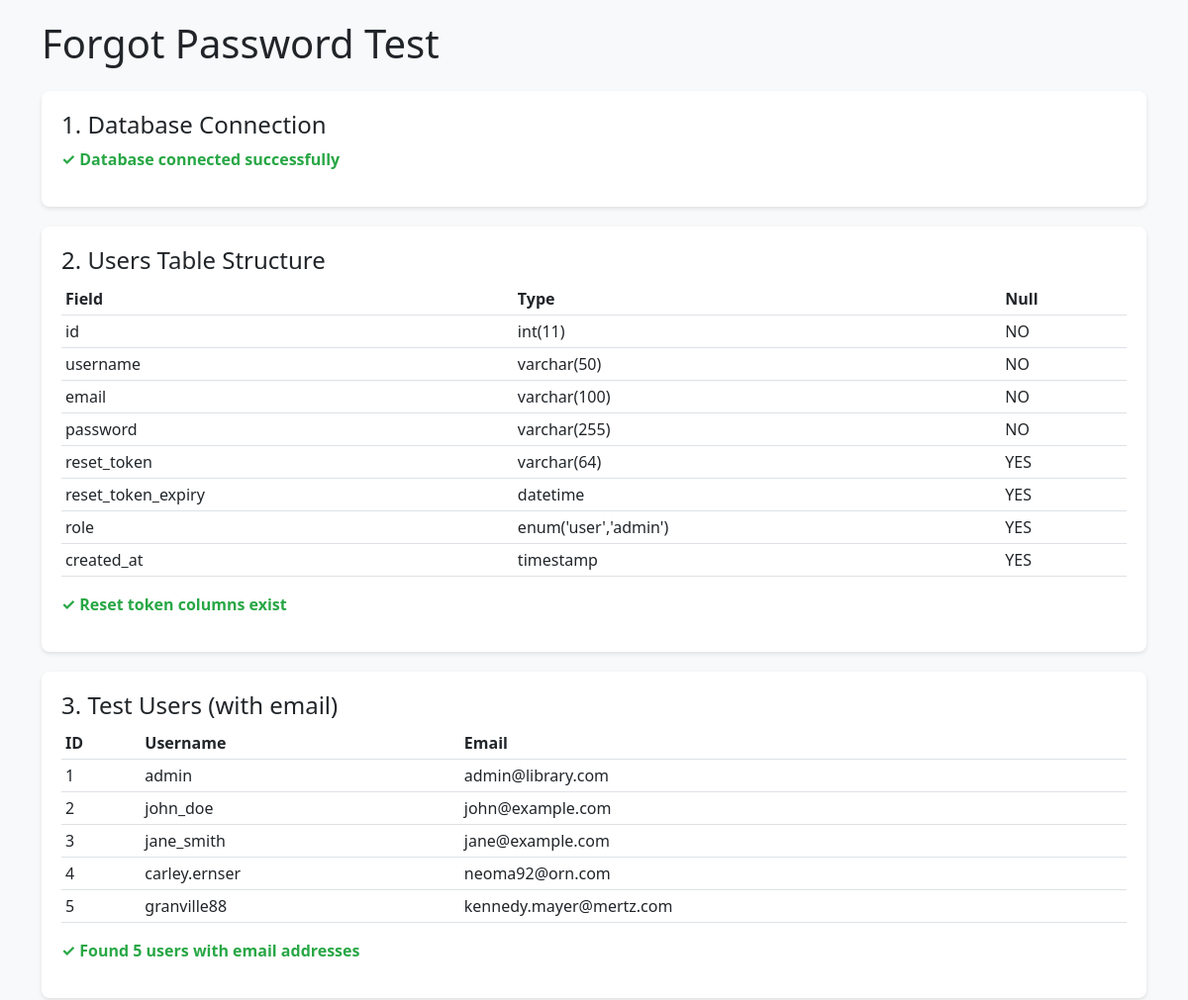
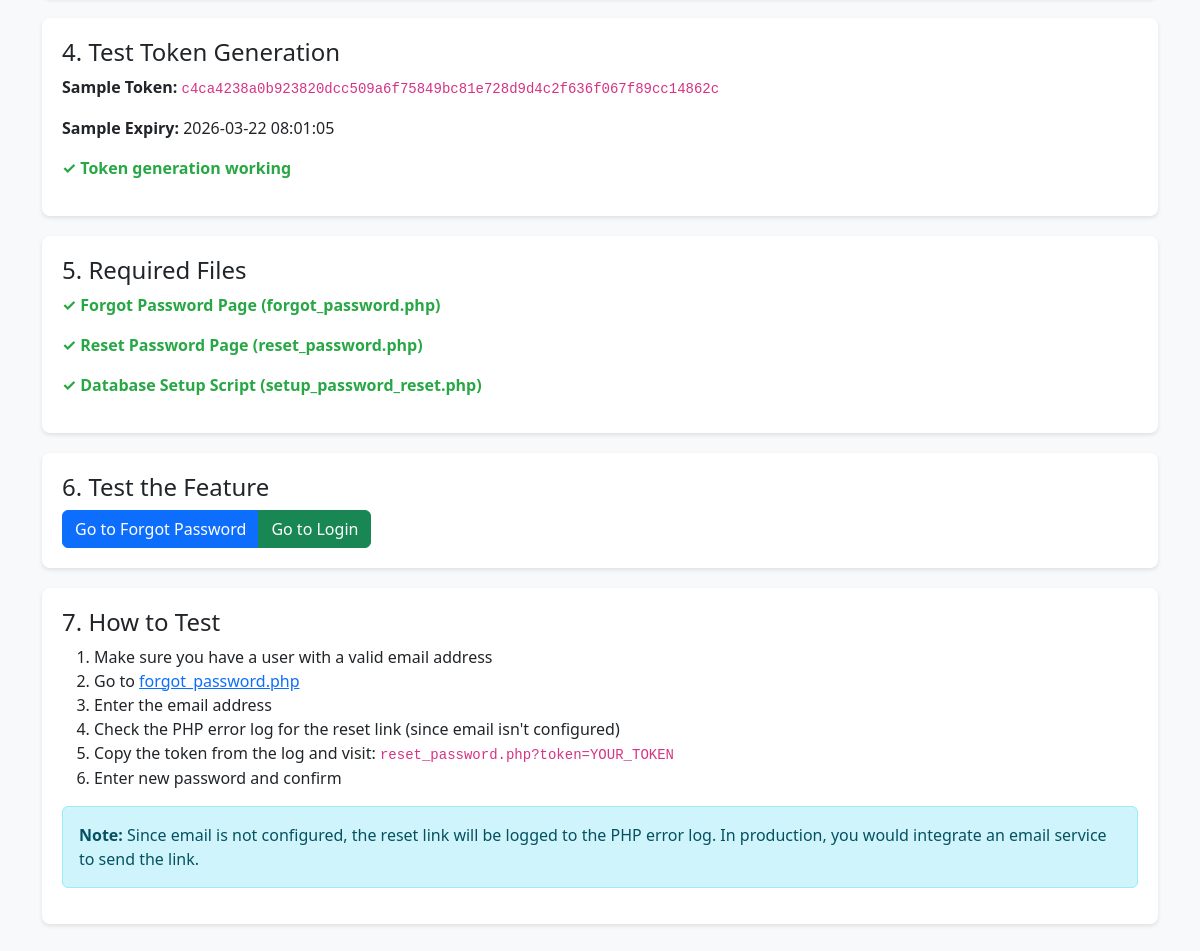
/test_forgot_password.php, run on the app's committed database (2 pictures, top to bottom).
### tables this page shows
CREATE TABLE `users` (
  `id` int NOT NULL AUTO_INCREMENT,
  `username` varchar(50) NOT NULL,
  `email` varchar(100) NOT NULL,
  `password` varchar(255) NOT NULL,
  `reset_token` varchar(64) DEFAULT NULL,
  `reset_token_expiry` datetime DEFAULT NULL,
  `role` enum('user','admin') DEFAULT 'user',
  `created_at` timestamp NULL DEFAULT CURRENT_TIMESTAMP,
  PRIMARY KEY (`id`),
  UNIQUE KEY `username` (`username`),
  UNIQUE KEY `email` (`email`)
);

### test_forgot_password.php (the view, shortened to what this page needs)
<?php
$config = require 'config/database.php';
$dsn = "mysql:host={$config['host']};dbname={$config['dbname']};charset={$config['charset']}";
?>
<!DOCTYPE html>
<html lang="en">
<head>
    <link href="https://cdn.jsdelivr.net/npm/bootstrap@5.3.0/dist/css/bootstrap.min.css" rel="stylesheet">
</head>
<body>
    <div class="container">
        <h1 class="mb-4">Forgot Password Test</h1>
        <div class="test-box">
            <h4>1. Database Connection</h4>
            <?php
            try {
                $pdo = new PDO($dsn, $config['username'], $config['password'], $config['options']);
                echo '<p class="status-ok">✓ Database connected successfully</p>';
            } catch (PDOException $e) {
                echo '<p class="status-error">✗ Database connection failed: ' . htmlspecialchars($e->getMessage()) . '</p>';
                exit;
            }
            ?>
        </div>
        <div class="test-box">
            <h4>2. Users Table Structure</h4>
            <?php
            try {
                $stmt = $pdo->query("DESCRIBE users");
                $columns = $stmt->fetchAll(PDO::FETCH_ASSOC);
                $hasResetToken = false;
                $hasResetExpiry = false;
                echo '<table class="table table-sm">';
                echo '<thead><tr><th>Field</th><th>Type</th><th>Null</th></tr></thead>';
                echo '<tbody>';
                foreach ($columns as $column) {
                    echo '<tr>';
                    echo '<td>' . htmlspecialchars($column['Field']) . '</td>';
                    echo '<td>' . htmlspecialchars($column['Type']) . '</td>';
                    echo '<td>' . htmlspecialchars($column['Null']) . '</td>';
                    echo '</tr>';
                    if ($column['Field'] === 'reset_token') $hasResetToken = true;
                    if ($column['Field'] === 'reset_token_expiry') $hasResetExpiry = true;
                }
                echo '</tbody></table>';
                if ($hasResetToken && $hasResetExpiry) {
                    echo '<p class="status-ok">✓ Reset token columns exist</p>';
                } else {
                    echo '<p class="status-error">✗ Missing reset token columns. Run setup_password_reset.php</p>';
                }
            } catch (PDOException $e) {
                echo '<p class="status-error">✗ Error: ' . htmlspecialchars($e->getMessage()) . '</p>';
            }
            ?>
        </div>
        <div class="test-box">
            <h4>3. Test Users (with email)</h4>
            <?php
            try {
                $stmt = $pdo->query("SELECT id, username, email FROM users WHERE email IS NOT NULL AND email != '' LIMIT 5");
                $users = $stmt->fetchAll(PDO::FETCH_ASSOC);
                if ($users) {
                    echo '<table class="table table-sm">';
                    echo '<thead><tr><th>ID</th><th>Username</th><th>Email</th></tr></thead>';
                    echo '<tbody>';
                    foreach ($users as $user) {
                        echo '<tr>';
                        echo '<td>' . $user['id'] . '</td>';
                        echo '<td>' . htmlspecialchars($user['username']) . '</td>';
                        echo '<td>' . htmlspecialchars($user['email']) . '</td>';
                        echo '</tr>';
                    }
                    echo '</tbody></table>';
                    echo '<p class="status-ok">✓ Found ' . count($users) . ' users with email addresses</p>';
                } else {
                    echo '<p class="status-error">✗ No users with email addresses found</p>';
                    echo '<p>You need to have users with valid email addresses to test password reset.</p>';
                }
            } catch (PDOException $e) {
                echo '<p class="status-error">✗ Error: ' . htmlspecialchars($e->getMessage()) . '</p>';
            }
            ?>
        </div>
        <div class="test-box">
            <h4>4. Test Token Generation</h4>
            <?php
            $testToken = bin2hex(random_bytes(32));
            $testExpiry = date('Y-m-d H:i:s', strtotime('+1 hour'));
            echo '<p><strong>Sample Token:</strong> <code>' . htmlspecialchars($testToken) . '</code></p>';
            echo '<p><strong>Sample Expiry:</strong> ' . htmlspecialchars($testExpiry) . '</p>';
            echo '<p class="status-ok">✓ Token generation working</p>';
            ?>
        </div>
        <div class="test-box">
            <h4>5. Required Files</h4>
            <?php
            $files = [
                'forgot_password.php' => 'Forgot Password Page',
                'reset_password.php' => 'Reset Password Page',
                'setup_password_reset.php' => 'Database Setup Script'
            ];
            foreach ($files as $file => $description) {
                if (file_exists($file)) {
                    echo '<p class="status-ok">✓ ' . $description . ' (' . $file . ')</p>';
                } else {
                    echo '<p class="status-error">✗ Missing: ' . $description . ' (' . $file . ')</p>';
                }
            }
            ?>
        </div>
        <div class="test-box">
            <h4>6. Test the Feature</h4>
            <div class="btn-group" role="group">
                <a href="forgot_password.php" class="btn btn-primary">Go to Forgot Password</a>
                <a href="login.php" class="btn btn-success">Go to Login</a>
            </div>
        </div>
        <div class="test-box">
            <h4>7. How to Test</h4>
            <ol>
                <li>Make sure you have a user with a valid email address</li>
                <li>Go to <a href="forgot_password.php">forgot_password.php</a></li>
                <li>Enter the email address</li>
                <li>Check the PHP error log for the reset link (since email isn't configured)</li>
                <li>Copy the token from the log and visit: <code>reset_password.php?token=YOUR_TOKEN</code></li>
                <li>Enter new password and confirm</li>
            </ol>
            <div class="alert alert-info mt-3">
                <strong>Note:</strong> Since email is not configured, the reset link will be logged to the PHP error log.
                In production, you would integrate an email service to send the link.
            </div>
        </div>
    </div>
</body>
</html>

### test_forgot_password.php (style rules this page uses)
body { padding: 20px; background: #f8f9fa; }
.test-box { background: white; padding: 20px; border-radius: 8px; margin-bottom: 20px; box-shadow: 0 2px 4px rgba(0,0,0,0.1); }
.status-ok { color: #28a745; font-weight: bold; }

### data on the page
users: id "1", username "admin", email "admin@library.com"
users: id "2", username "john_doe", email "john@example.com"
users: id "3", username "jane_smith", email "jane@example.com"
users: id "4", username "carley.ernser", email "neoma92@orn.com"
users: id "5", username "granville88", email "kennedy.mayer@mertz.com"

### other printed values
$column['Field'] "id"
$column['Type'] "int(11)"
$column['Null'] "NO"
$column['Field'] "username"
$column['Type'] "varchar(50)"
$column['Field'] "email"
$column['Type'] "varchar(100)"
$column['Field'] "password"
$column['Type'] "varchar(255)"
$column['Field'] "reset_token"
$column['Type'] "varchar(64)"
$column['Null'] "YES"
$column['Field'] "reset_token_expiry"
$column['Type'] "datetime"
$column['Field'] "role"
